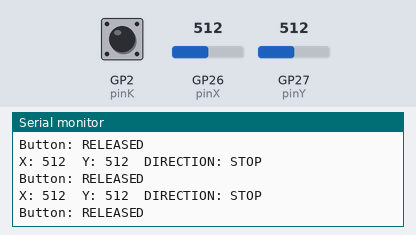
A sketch run on a simulated Raspberry Pi Pico. Parts: the last lines printed to the serial monitor. The test bench sets the inputs (shaded band); at power-on: GP26 (pinX) = 512, GP27 (pinY) = 512, GP2 (pinK) HIGH.

Above: at 1.2 s.
1.3 s: GP26 (pinX) set to 580
At 1.31 s:
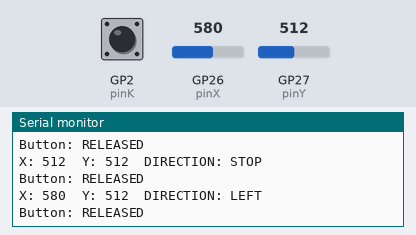
2.9 s: GP27 (pinY) set to 580
At 2.92 s:
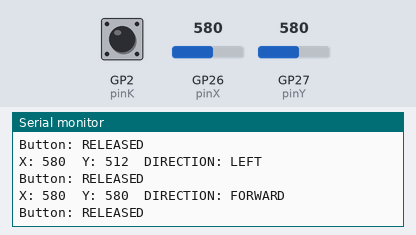
4.5 s: GP2 (pinK) pulled LOW for 0.15 s
At 4.53 s:
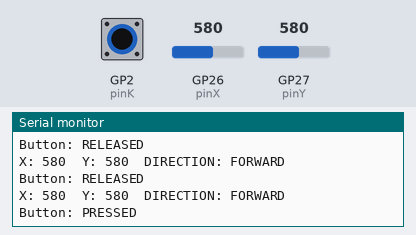
6.1 s: GP27 (pinY) set to 440
At 6.14 s:
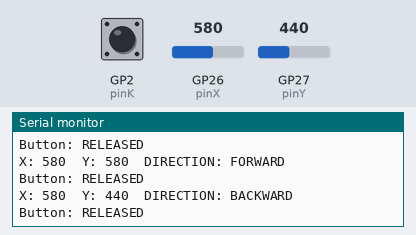
7.7 s: GP26 (pinX) set to 560
At 7.75 s:
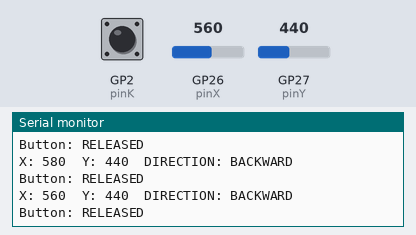

Measured:
- after the input at 1.3 s, the serial monitor: prints a new line at once (image 1)
- after the input at 2.9 s, the serial monitor: prints a new line at once (image 2)
- after the input at 4.5 s, the serial monitor: prints a new line at once (image 3)
- after the input at 6.1 s, the serial monitor: prints a new line at once (image 4)
- after the input at 7.7 s, the serial monitor: prints a new line at once (image 5)

The sketch:

JoyStick.ino
```cpp
// Pico W 搖桿讀取並顯示訊號

// 設定搖桿腳位
const int pinX = A0; // 搖桿 X軸接 A0
const int pinY = A1; // 搖桿 Y軸接 A1
const int pinK = 2;  // 搖桿 按鈕接 D2

// 搖桿範圍設定
const int centerMin = 450; // 中心區域下限
const int centerMax = 570; // 中心區域上限

void setup() {
  Serial2.setTX(4);      // UART1 TX 腳位（GPIO4）
 // Serial1.setRX(5);      // UART1 RX 腳位（GPIO5）
  Serial2.begin(9600);   // 開啟硬體 UART
  Serial.begin(9600); // 開啟 Serial 通訊，用於監控顯示
  pinMode(pinK, INPUT_PULLUP); // 按鈕是接地觸發
}

void loop() {
  int xVal = analogRead(pinX); // 讀取 X 軸
  int yVal = analogRead(pinY); // 讀取 Y 軸
  int kVal = digitalRead(pinK); // 讀取按鈕

  // 顯示 X、Y 軸數值和按鈕狀態
  Serial.print("X: ");
  Serial.print(xVal);
  Serial.print("\t");

  Serial.print("Y: ");
  Serial.print(yVal);
  Serial.print("\t");

  // 先預設沒有動作
  String command = "STOP";

  // 判斷上下左右
  Serial.print("DIRECTION: ");
  if (yVal > centerMax) {
    command = "F";
    Serial.println("FORWARD");
  } else if (yVal < centerMin) {
    command = "B";
    Serial.println("BACKWARD");
  } else if (xVal > centerMax) {
    command = "L";
    Serial.println("LEFT");
  } else if (xVal < centerMin) {
    command = "R";
    Serial.println("RIGHT");
  } else {
    command = "S";
    Serial.println("STOP");
  }

  // 如果按鈕有按下去（低電位）
  Serial.print("Button: ");
  if (kVal == LOW) {
    command = "S";
    Serial.println("PRESSED");
  } else {
    Serial.println("RELEASED");
  }

  // 傳送指令給 RPi5
  Serial2.println(command);

  delay(100); // 每100ms更新一次
}
```
